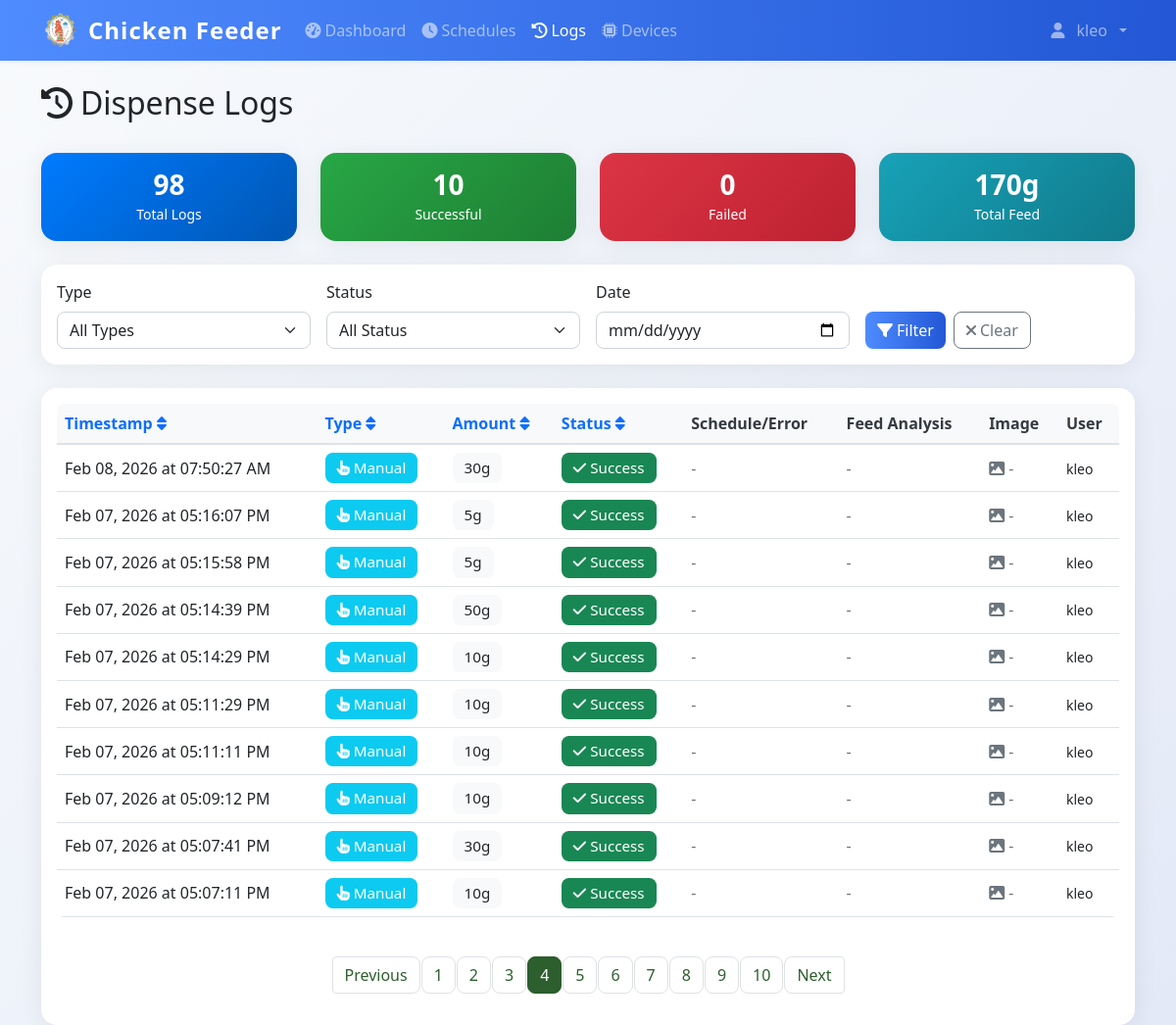
Before: /logs?page=4 (signed in) with the older database file.
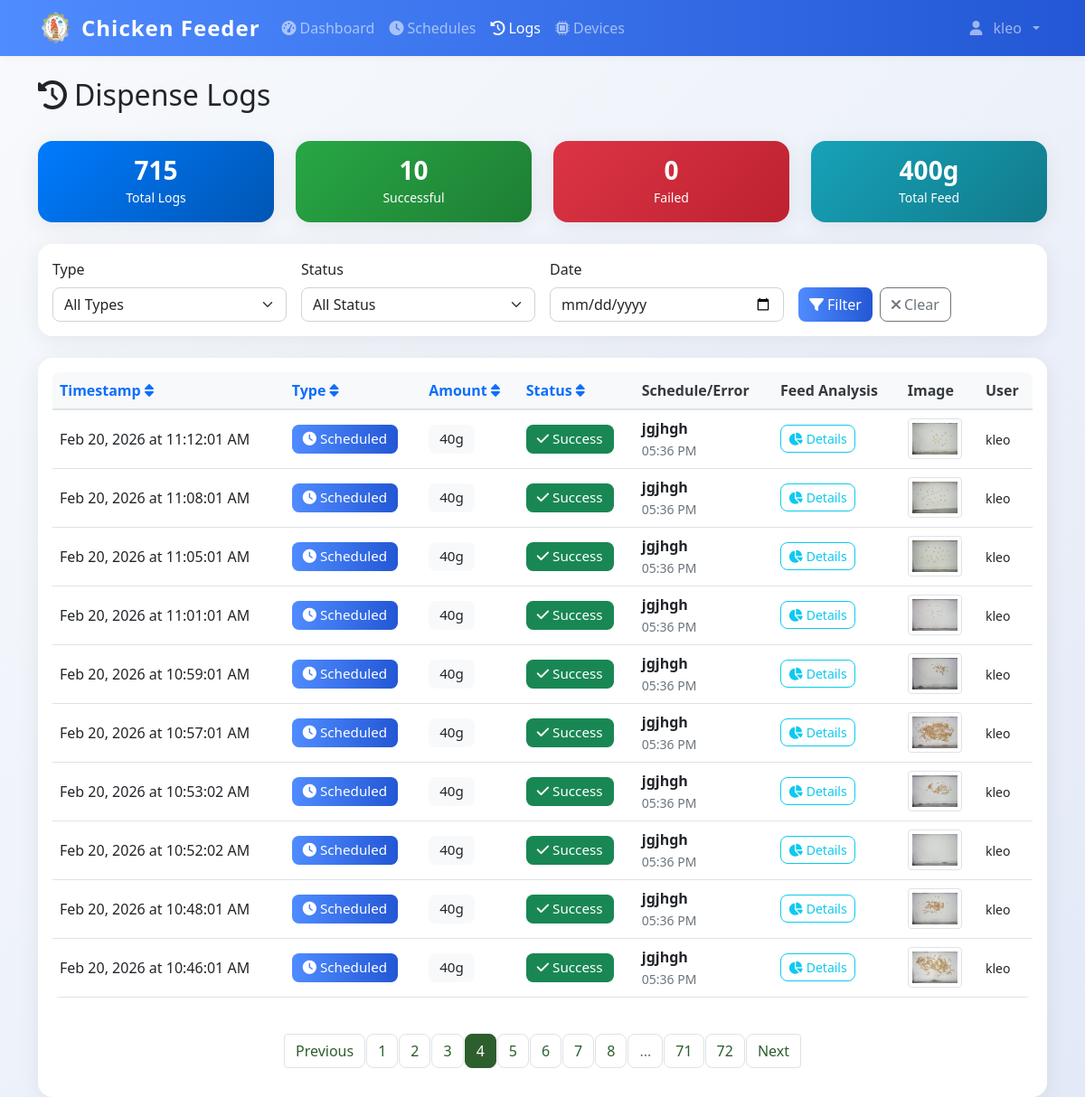
After: the same page with the newer database file.
### models.py (models this page shows)
class DispenseLog(db.Model):
    id = db.Column(db.Integer, primary_key=True)
    timestamp = db.Column(db.DateTime, default=datetime.now, nullable=False)
    amount_grams = db.Column(db.Integer, nullable=False)
    trigger_type = db.Column(db.String(20), nullable=False)
    schedule_id = db.Column(db.Integer, db.ForeignKey('feed_schedule.id'), nullable=True)
    status = db.Column(db.String(20), default='success')
    error_message = db.Column(db.Text, nullable=True)
    image_path = db.Column(db.String(255), nullable=True)  # Path to captured feed image
    pellet_count = db.Column(db.Integer, nullable=True)  # Number of pellets detected in image
    grams_detected = db.Column(db.Float, nullable=True)  # Estimated grams of pellets in feeder
    grams_dispensed = db.Column(db.Integer, nullable=True)  # Actual amount dispensed by servo
    triggered_by = db.Column(db.Integer, db.ForeignKey('user.id'), nullable=True)
    schedule = db.relationship('FeedSchedule', backref=db.backref('dispense_logs', lazy=True))
    user = db.relationship('User', backref=db.backref('dispense_logs', lazy=True))

class User(UserMixin, db.Model):
    id = db.Column(db.Integer, primary_key=True)
    username = db.Column(db.String(80), unique=True, nullable=False)
    email = db.Column(db.String(120), unique=True, nullable=False)
    password_hash = db.Column(db.String(120), nullable=False)
    iot_device_url = db.Column(db.String(255), nullable=True)  # e.g., 'http://192.168.1.100:5000' or 'pi_klei'
    is_admin = db.Column(db.Boolean, default=True)
    created_at = db.Column(db.DateTime, default=datetime.now)

class FeedSchedule(db.Model):
    id = db.Column(db.Integer, primary_key=True)
    name = db.Column(db.String(100), nullable=False)
    feed_time = db.Column(db.Time, nullable=False)
    amount_grams = db.Column(db.Integer, nullable=False)
    is_active = db.Column(db.Boolean, default=True)
    created_by = db.Column(db.Integer, db.ForeignKey('user.id'), nullable=False)
    created_at = db.Column(db.DateTime, default=datetime.now)
    user = db.relationship('User', backref=db.backref('schedules', lazy=True))

### app.py (the view)
@app.route('/logs')
@login_required
def logs():
    page = request.args.get('page', 1, type=int)
    if not current_user.is_admin:
        logs = DispenseLog.query.filter_by(triggered_by=current_user.id).order_by(DispenseLog.timestamp.desc()).paginate(
            page=page, per_page=10, error_out=False
        )
    else:
        logs = DispenseLog.query.order_by(DispenseLog.timestamp.desc()).paginate(
            page=page, per_page=10, error_out=False
        )
    return render_template('logs.html', logs=logs)

### app.py (called while the page is built)
@login_manager.user_loader
def load_user(user_id):
    return db.session.get(User, int(user_id))

@app.context_processor
def inject_datetime():
    return {'datetime': datetime}

@app.before_request
def restrict_admin_from_user_pages():
    if current_user.is_authenticated and getattr(current_user, 'is_admin', False):
        if not request.path.startswith('/admin'):
            if not request.path.startswith('/static') and not request.path.startswith('/logout'):
                return redirect(url_for('admin.dashboard'))

### templates/logs.html (shortened to what the changed rows need)
{% extends "base.html" %}
{% block content %}
<div class="container mt-4">
    <div class="row mb-4">
        <div class="col">
            <h1 class="h2">
                <i class="fas fa-history me-2"></i>Dispense Logs
            </h1>
        </div>
    </div>
    {% if not logs or not logs.items %}
    <div class="text-center text-muted py-5">
        <i class="fas fa-clipboard-list fa-4x mb-3"></i>
        <h4>No Logs Available</h4>
        <p class="mb-4">No log data found. Dispense logs will appear here once you start feeding.</p>
        <a href="{{ url_for('dashboard') }}" class="btn btn-primary">
            <i class="fas fa-tachometer-alt me-2"></i>Go to Dashboard
        </a>
    </div>
    {% else %}
    <div class="row my-4">
        <div class="col-md-3">
            <div class="card bg-primary text-white">
                <div class="card-body text-center">
                    <h3 class="mb-0">{{ logs.total }}</h3>
                    <small>Total Logs</small>
                </div>
            </div>
        </div>
        <div class="col-md-3">
            <div class="card bg-success text-white">
                <div class="card-body text-center">
                    <h3 class="mb-0">{{ logs.items|selectattr('status', 'equalto', 'success')|list|length }}</h3>
                    <small>Successful</small>
                </div>
            </div>
        </div>
        <div class="col-md-3">
            <div class="card bg-danger text-white">
                <div class="card-body text-center">
                    <h3 class="mb-0">{{ logs.items|selectattr('status', 'equalto', 'failure')|list|length }}</h3>
                    <small>Failed</small>
                </div>
            </div>
        </div>
        <div class="col-md-3">
            <div class="card bg-info text-white">
                <div class="card-body text-center">
                    <h3 class="mb-0">{{ logs.items|sum(attribute='amount_grams') }}g</h3>
                    <small>Total Feed</small>
                </div>
            </div>
        </div>
    </div>
    <div class="card mb-4">
        <div class="card-body">
            <div class="row g-3">
                <div class="col-md-3">
                    <label for="filter-type" class="form-label">Type</label>
                    <select class="form-select" id="filter-type">
                        <option value="">All Types</option>
                    </select>
                </div>
                <div class="col-md-3">
                    <label for="filter-status" class="form-label">Status</label>
                    <select class="form-select" id="filter-status">
                        <option value="">All Status</option>
                    </select>
                </div>
                <div class="col-md-3">
                    <label for="filter-date" class="form-label">Date</label>
                    <input type="date" class="form-control" id="filter-date">
                </div>
                <div class="col-md-3">
                    <label class="form-label">&nbsp;</label>
                    <div class="d-flex gap-2">
                        <button class="btn btn-primary" onclick="applyFilters()">
                            <i class="fas fa-filter me-1"></i>Filter
                        </button>
                        <button class="btn btn-outline-secondary" onclick="clearFilters()">
                            <i class="fas fa-times me-1"></i>Clear
                        </button>
                    </div>
                </div>
            </div>
        </div>
    </div>
    <div class="card">
        <div class="card-body">
            {% if logs.items %}
            <div class="table-responsive">
                <table class="table table-hover">
                    <thead>
                        <tr>
                            <th>
                                <a href="#" onclick="sortTable('timestamp')" class="text-decoration-none">
                                    Timestamp <i class="fas fa-sort"></i>
                                </a>
                            </th>
                            <th>
                                <a href="#" onclick="sortTable('type')" class="text-decoration-none">
                                    Type <i class="fas fa-sort"></i>
                                </a>
                            </th>
                            <th>
                                <a href="#" onclick="sortTable('amount')" class="text-decoration-none">
                                    Amount <i class="fas fa-sort"></i>
                                </a>
                            </th>
                            <th>
                                <a href="#" onclick="sortTable('status')" class="text-decoration-none">
                                    Status <i class="fas fa-sort"></i>
                                </a>
                            </th>
                            <th>Schedule/Error</th>
                            <th>Feed Analysis</th>
                            <th>Image</th>
                            <th>User</th>
                        </tr>
                    </thead>
                    <tbody id="logs-table-body">
                        {% for log in logs.items %}
                        <tr class="log-row"
                            data-type="{{ log.trigger_type }}"
                            data-status="{{ log.status }}"
                            data-date="{{ log.timestamp.strftime('%Y-%m-%d') }}">
                            <td>
                                {{ log.timestamp.strftime('%b %d, %Y at %I:%M:%S %p') }}
                            </td>
                            <td>
                                {% if log.trigger_type == 'manual' %}
                                    <span class="badge bg-info">
                                        <i class="fas fa-hand-pointer me-1"></i>Manual
                                    </span>
                                {% else %}
                                    <span class="badge bg-primary">
                                        <i class="fas fa-clock me-1"></i>Scheduled
                                    </span>
                                {% endif %}
                            </td>
                            <td>
                                <span class="badge bg-light text-dark">{{ log.amount_grams }}g</span>
                            </td>
                            <td>
                                {% if log.status == 'success' %}
                                    <span class="badge bg-success">
                                        <i class="fas fa-check me-1"></i>Success
                                    </span>
                                {% else %}
                                    <span class="badge bg-danger">
                                        <i class="fas fa-times me-1"></i>Failed
                                    </span>
                                {% endif %}
                            </td>
                            <td style="max-width: 350px;">
                                {% if log.schedule %}
                                    <div>
                                        <strong>{{ log.schedule.name }}</strong>
                                    </div>
                                    <small class="text-muted">{{ log.schedule.feed_time.strftime('%I:%M %p') }}</small>
                                {% elif log.error_message %}
                                    <div class="text-danger" title="{{ log.error_message }}" style="cursor: help;">
                                        <i class="fas fa-exclamation-triangle me-1"></i>
                                        <small>{{ log.error_message[:100] }}{% if log.error_message|length > 100 %}...{% endif %}</small>
                                    </div>
                                {% else %}
                                    <span class="text-muted">-</span>
                                {% endif %}
                            </td>
                            <td>
                                {% if log.pellet_count is not none or log.grams_detected is not none or log.grams_dispensed is not none %}
                                    <button class="btn btn-sm btn-outline-info"
                                            onclick="showFeedDetails({{ log.pellet_count or 0 }}, {{ log.grams_detected or 0 }}, {{ log.grams_dispensed or 0 }}, {{ log.amount_grams }})"
                                            title="View feed analysis details">
                                        <i class="fas fa-chart-pie me-1"></i>Details
                                    </button>
                                {% else %}
                                    <span class="text-muted">-</span>
                                {% endif %}
                            </td>
                            <td>
                                {% if log.image_path %}
                                    <img src="{{ url_for('static', filename=log.image_path) }}"
                                         alt="Feed Image"
                                         class="img-thumbnail"
                                         style="width: 60px; height: 45px; object-fit: cover; cursor: pointer;"
                                         onclick="viewImage('{{ url_for('static', filename=log.image_path) }}', {{ log.id }})"
                                         title="Click to view full image">
                                {% else %}
                                    <span class="text-muted"><i class="fas fa-image"></i> -</span>
                                {% endif %}
                            </td>
                            <td>
                                {% if log.user %}
                                    <small>{{ log.user.username }}</small>
                                {% else %}
                                    <small class="text-muted">System</small>
                                {% endif %}
                            </td>
                        </tr>
                        {% endfor %}
                    </tbody>
                </table>
            </div>
            {% if logs.pages > 1 %}
            <nav aria-label="Logs pagination" class="mt-4">
                <ul class="pagination justify-content-center">
                    {% if logs.has_prev %}
                        <li class="page-item">
                            <a class="page-link" href="{{ url_for('logs', page=logs.prev_num) }}">Previous</a>
                        </li>
                    {% endif %}
                    {% for page_num in logs.iter_pages() %}
                        {% if page_num %}
                            {% if page_num != logs.page %}
                                <li class="page-item">
                                    <a class="page-link" href="{{ url_for('logs', page=page_num) }}">{{ page_num }}</a>
                                </li>
                            {% else %}
                                <li class="page-item active">
                                    <span class="page-link">{{ page_num }}</span>
                                </li>
                            {% endif %}
                        {% else %}
                            <li class="page-item disabled">
                                <span class="page-link">...</span>
                            </li>
                        {% endif %}
                    {% endfor %}
                    {% if logs.has_next %}
                        <li class="page-item">
                            <a class="page-link" href="{{ url_for('logs', page=logs.next_num) }}">Next</a>
                        </li>
                    {% endif %}
                </ul>
            </nav>
            {% endif %}
            {% endif %}
        </div>
    </div>
</div>
{% endif %}
{% endblock %}

Changed rows visible on the page:
no longer on this page (row edited): DispenseLog: timestamp "Feb 08, 2026 at 07:50:27 AM", trigger_type "manual" (drawn), amount_grams "30", status "success" (drawn), user.username "kleo"
no longer on this page (row unchanged): DispenseLog: timestamp "Feb 07, 2026 at 05:16:07 PM", trigger_type "manual" (drawn), amount_grams "5", status "success" (drawn), user.username "kleo"
no longer on this page (row unchanged): DispenseLog: timestamp "Feb 07, 2026 at 05:15:58 PM", trigger_type "manual" (drawn), amount_grams "5", status "success" (drawn), user.username "kleo"
no longer on this page (row unchanged): DispenseLog: timestamp "Feb 07, 2026 at 05:14:39 PM", trigger_type "manual" (drawn), amount_grams "50", status "success" (drawn), user.username "kleo"
no longer on this page (row unchanged): DispenseLog: timestamp "Feb 07, 2026 at 05:14:29 PM", trigger_type "manual" (drawn), amount_grams "10", status "success" (drawn), user.username "kleo"
no longer on this page (row unchanged): DispenseLog: timestamp "Feb 07, 2026 at 05:11:29 PM", trigger_type "manual" (drawn), amount_grams "10", status "success" (drawn), user.username "kleo"
no longer on this page (row unchanged): DispenseLog: timestamp "Feb 07, 2026 at 05:11:11 PM", trigger_type "manual" (drawn), amount_grams "10", status "success" (drawn), user.username "kleo"
no longer on this page (row unchanged): DispenseLog: timestamp "Feb 07, 2026 at 05:09:12 PM", trigger_type "manual" (drawn), amount_grams "10", status "success" (drawn), user.username "kleo"
no longer on this page (row unchanged): DispenseLog: timestamp "Feb 07, 2026 at 05:07:41 PM", trigger_type "manual" (drawn), amount_grams "30", status "success" (drawn), user.username "kleo"
no longer on this page (row unchanged): DispenseLog: timestamp "Feb 07, 2026 at 05:07:11 PM", trigger_type "manual" (drawn), amount_grams "10", status "success" (drawn), user.username "kleo"
added DispenseLog: timestamp "Feb 20, 2026 at 11:12:01 AM", trigger_type "scheduled" (drawn), amount_grams "40", status "success" (drawn), schedule.name "jgjhgh", schedule.feed_time "05:36 PM", image_path (picture), user.username "kleo"
added DispenseLog: timestamp "Feb 20, 2026 at 11:08:01 AM", trigger_type "scheduled" (drawn), amount_grams "40", status "success" (drawn), schedule.name "jgjhgh", schedule.feed_time "05:36 PM", image_path (picture), user.username "kleo"
added DispenseLog: timestamp "Feb 20, 2026 at 11:05:01 AM", trigger_type "scheduled" (drawn), amount_grams "40", status "success" (drawn), schedule.name "jgjhgh", schedule.feed_time "05:36 PM", image_path (picture), user.username "kleo"
added DispenseLog: timestamp "Feb 20, 2026 at 11:01:01 AM", trigger_type "scheduled" (drawn), amount_grams "40", status "success" (drawn), schedule.name "jgjhgh", schedule.feed_time "05:36 PM", image_path (picture), user.username "kleo"
added DispenseLog: timestamp "Feb 20, 2026 at 10:59:01 AM", trigger_type "scheduled" (drawn), amount_grams "40", status "success" (drawn), schedule.name "jgjhgh", schedule.feed_time "05:36 PM", image_path (picture), user.username "kleo"
added DispenseLog: timestamp "Feb 20, 2026 at 10:57:01 AM", trigger_type "scheduled" (drawn), amount_grams "40", status "success" (drawn), schedule.name "jgjhgh", schedule.feed_time "05:36 PM", image_path (picture), user.username "kleo"
added DispenseLog: timestamp "Feb 20, 2026 at 10:53:02 AM", trigger_type "scheduled" (drawn), amount_grams "40", status "success" (drawn), schedule.name "jgjhgh", schedule.feed_time "05:36 PM", image_path (picture), user.username "kleo"
added DispenseLog: timestamp "Feb 20, 2026 at 10:52:02 AM", trigger_type "scheduled" (drawn), amount_grams "40", status "success" (drawn), schedule.name "jgjhgh", schedule.feed_time "05:36 PM", image_path (picture), user.username "kleo"
added DispenseLog: timestamp "Feb 20, 2026 at 10:48:01 AM", trigger_type "scheduled" (drawn), amount_grams "40", status "success" (drawn), schedule.name "jgjhgh", schedule.feed_time "05:36 PM", image_path (picture), user.username "kleo"
added DispenseLog: timestamp "Feb 20, 2026 at 10:46:01 AM", trigger_type "scheduled" (drawn), amount_grams "40", status "success" (drawn), schedule.name "jgjhgh", schedule.feed_time "05:36 PM", image_path (picture), user.username "kleo"
Other visible differences:
{{ logs.total }}: "98" → "715"
{{ logs.items|sum(attribute='amount_grams') }}: "170" → "400"
new list line: "71"
new list line: "72"
list line gone: "9"
list line gone: "10"
